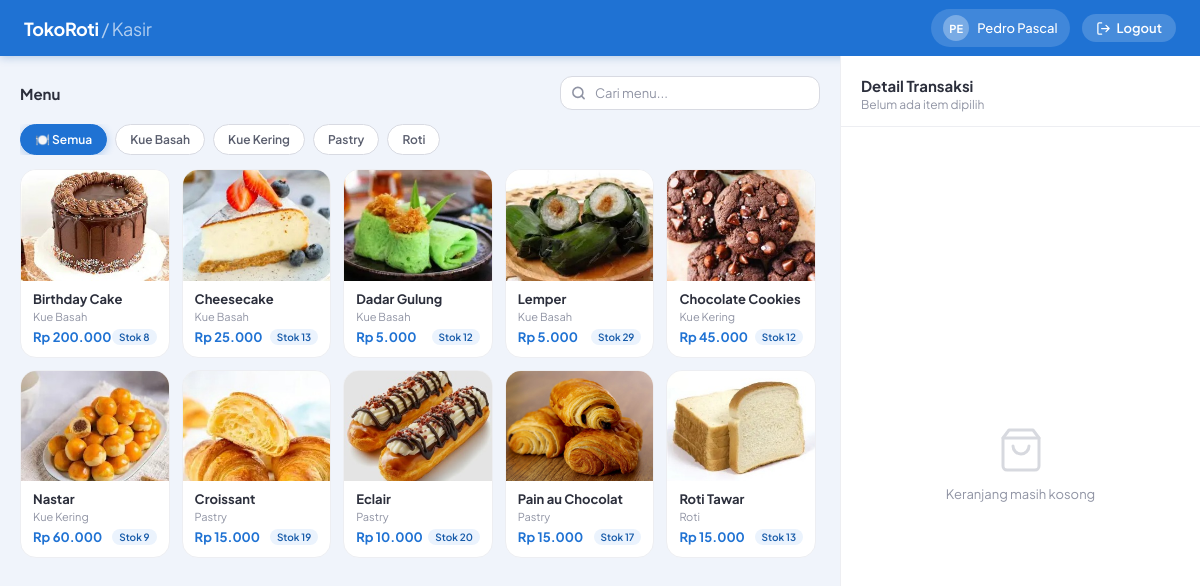
Page /public/kasir.php (signed in) on the committed database.
### tables this page shows
CREATE TABLE `kategori` (
  `id_kategori` varchar(10) NOT NULL,
  `nama_kategori` varchar(50) NOT NULL,
  `icon_kategori` varchar(50) DEFAULT NULL
);

CREATE TABLE `menu` (
  `id_menu` varchar(10) NOT NULL,
  `nama_menu` varchar(50) NOT NULL,
  `stok` int NOT NULL,
  `harga` int NOT NULL,
  `gambar` varchar(255) DEFAULT NULL,
  `id_kategori` varchar(10) NOT NULL,
  `is_deleted` tinyint(1) DEFAULT '0'
);

### public/kasir.php (the view, shortened to what this page needs)
<?php
require_once '../config/database.php';
$menu = $conn->query(
    "SELECT m.id_menu, m.nama_menu, m.stok, m.harga, m.gambar, k.nama_kategori, k.id_kategori, k.icon_kategori
     FROM menu m
     JOIN kategori k ON m.id_kategori = k.id_kategori
     WHERE m.is_deleted = 0 AND m.stok > 0
     ORDER BY k.nama_kategori, m.nama_menu"
)->fetchAll(PDO::FETCH_ASSOC);
$kategori = $conn->query(
    "SELECT DISTINCT k.id_kategori, k.nama_kategori, k.icon_kategori
     FROM kategori k
     JOIN menu m ON m.id_kategori = k.id_kategori
     WHERE m.is_deleted = 0 AND m.stok > 0
     ORDER BY k.nama_kategori"
)->fetchAll(PDO::FETCH_ASSOC);
?>
<!DOCTYPE html>
<html lang="id">
<head>
</head>
<body>
<div class="topbar">
    <div class="topbar-logo">TokoRoti <span>/ Kasir</span></div>
    <div class="topbar-user">
        <div class="topbar-avatar"><?= strtoupper(substr($_SESSION['nama'], 0, 2)) ?></div>
        <?= htmlspecialchars($_SESSION['nama']) ?>
    </div>
    <a href="../process/logout.php" class="topbar-logout">
        <svg viewBox="0 0 24 24" fill="none" stroke="currentColor" stroke-width="2" stroke-linecap="round" stroke-linejoin="round">
            <path d="M9 21H5a2 2 0 01-2-2V5a2 2 0 012-2h4M16 17l5-5-5-5M21 12H9"/>
        </svg>
        Logout
    </a>
</div>
<div class="main">
    <div class="menu-panel">
        <div class="panel-header">
            <div class="panel-title">Menu</div>
            <div class="search-wrap">
                <input type="text" id="search-menu" placeholder="Cari menu..." oninput="filterMenu()">
            </div>
        </div>
        <div class="kategori-bar">
            <div class="kat-chip active" data-kat="semua" onclick="filterKategori('semua', this)">
                🍽️ Semua
            </div>
            <?php foreach ($kategori as $k): ?>
            <div class="kat-chip" data-kat="<?= $k['id_kategori'] ?>" onclick="filterKategori('<?= $k['id_kategori'] ?>', this)">
                <?= $k['icon_kategori'] ?? '🏷️' ?> <?= htmlspecialchars($k['nama_kategori']) ?>
            </div>
            <?php endforeach; ?>
        </div>
        <div class="menu-grid-wrap">
            <div class="menu-grid" id="menu-grid">
                <?php foreach ($menu as $m): ?>
                <div class="menu-card"
                     data-id="<?= $m['id_menu'] ?>"
                     data-nama="<?= htmlspecialchars($m['nama_menu'], ENT_QUOTES) ?>"
                     data-harga="<?= $m['harga'] ?>"
                     data-stok="<?= $m['stok'] ?>"
                     data-kategori="<?= $m['id_kategori'] ?>"
                     onclick="tambahKeKeranjang('<?= $m['id_menu'] ?>', '<?= addslashes($m['nama_menu']) ?>', <?= $m['harga'] ?>, <?= $m['stok'] ?>)">
                    <?php if (!empty($m['gambar'])): ?>
                    <img class="menu-card-img" src="assets/<?= htmlspecialchars($m['gambar'] ?? 'default.png') ?>" alt="<?= htmlspecialchars($m['nama_menu']) ?>">
                    <?php else: ?>
                    <div class="menu-card-img-placeholder">🍞</div>
                    <?php endif; ?>
                    <div class="menu-card-body">
                        <div class="menu-card-nama"><?= htmlspecialchars($m['nama_menu']) ?></div>
                        <div class="menu-card-kat"><?= htmlspecialchars($m['nama_kategori']) ?></div>
                        <div class="menu-card-footer">
                            <div class="menu-card-harga">Rp <?= number_format($m['harga'], 0, ',', '.') ?></div>
                            <div class="menu-card-stok <?= $m['stok'] <= 5 ? 'low' : '' ?>">Stok <?= $m['stok'] ?></div>
                        </div>
                    </div>
                </div>
                <?php endforeach; ?>
            </div>
        </div>
    </div>
    <div class="keranjang-panel">
        <div class="keranjang-header">
            <div class="keranjang-title-row">
                <div class="keranjang-title">Detail Transaksi</div>
            </div>
            <div class="keranjang-sub" id="keranjang-sub">Belum ada item dipilih</div>
        </div>
        <div class="keranjang-body" id="keranjang-body">
            <div class="keranjang-empty" id="keranjang-empty">
                <svg viewBox="0 0 24 24" fill="none" stroke="currentColor" stroke-width="1.5" stroke-linecap="round" stroke-linejoin="round">
                    <path d="M6 2L3 6v14a2 2 0 002 2h14a2 2 0 002-2V6l-3-4z"/><line x1="3" y1="6" x2="21" y2="6"/><path d="M16 10a4 4 0 01-8 0"/>
                </svg>
                <p>Keranjang masih kosong</p>
            </div>
        </div>
    </div>
</div>
</body>
</html>

### rows in the picture
kategori: nama_kategori "Kue Basah"
kategori: nama_kategori "Kue Kering"
kategori: nama_kategori "Pastry"
kategori: nama_kategori "Roti"
menu: gambar (picture), nama_menu "Birthday Cake", id_kategori.nama_kategori "Kue Basah", harga "200.000", stok "8"
menu: gambar (picture), nama_menu "Cheesecake", id_kategori.nama_kategori "Kue Basah", harga "25.000", stok "13"
menu: gambar (picture), nama_menu "Dadar Gulung", id_kategori.nama_kategori "Kue Basah", harga "5.000", stok "12"
menu: gambar (picture), nama_menu "Lemper", id_kategori.nama_kategori "Kue Basah", harga "5.000", stok "29"
menu: gambar (picture), nama_menu "Chocolate Cookies", id_kategori.nama_kategori "Kue Kering", harga "45.000", stok "12"
menu: gambar (picture), nama_menu "Nastar", id_kategori.nama_kategori "Kue Kering", harga "60.000", stok "9"
menu: gambar (picture), nama_menu "Croissant", id_kategori.nama_kategori "Pastry", harga "15.000", stok "19"
menu: gambar (picture), nama_menu "Eclair", id_kategori.nama_kategori "Pastry", harga "10.000", stok "20"
menu: gambar (picture), nama_menu "Pain au Chocolat", id_kategori.nama_kategori "Pastry", harga "15.000", stok "17"
menu: gambar (picture), nama_menu "Roti Tawar", id_kategori.nama_kategori "Roti", harga "15.000", stok "13"

### other values in the picture
substr($_SESSION['nama'], 0, 2) "PE"
$_SESSION['nama'] "Pedro Pascal"
